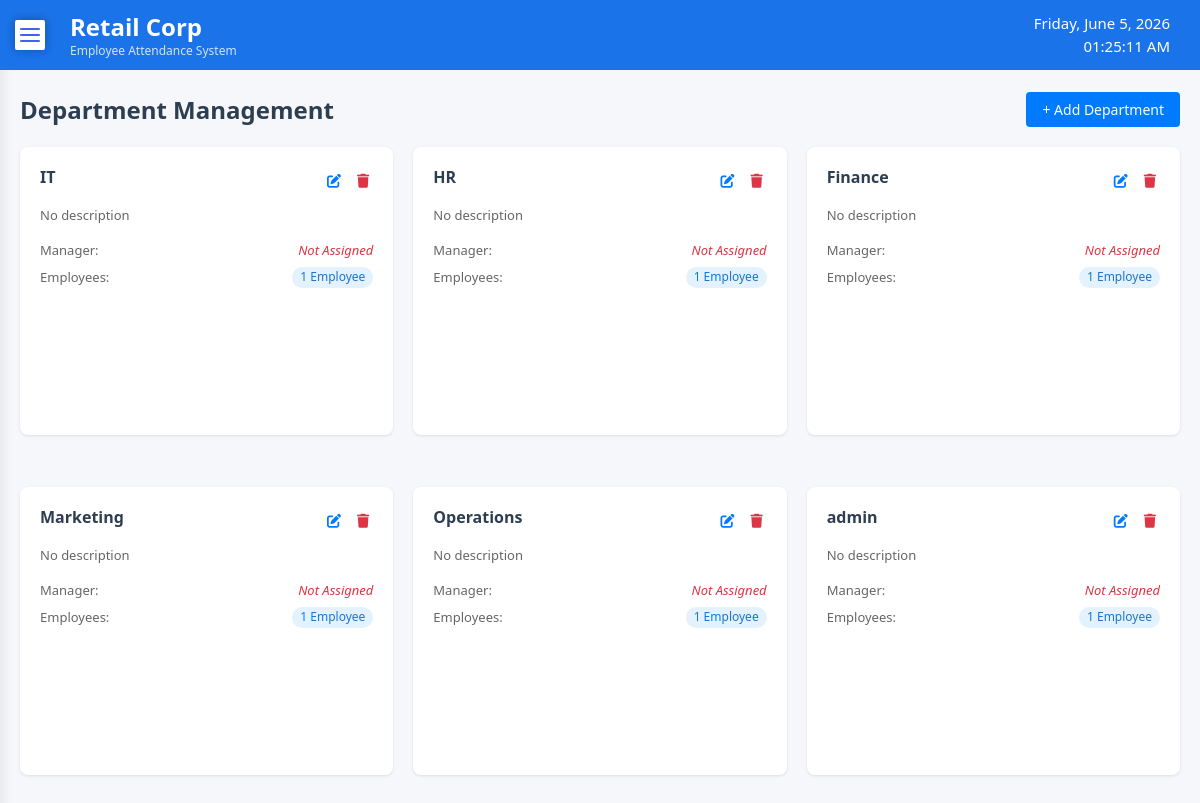
The page /admin/department_management.php (signed in) on the database its author committed.
### tables this page shows
CREATE TABLE IF NOT EXISTS departments (
    id INT AUTO_INCREMENT PRIMARY KEY,
    name VARCHAR(100) NOT NULL,
    description TEXT,
    shift_required BOOLEAN DEFAULT 0
);

### admin/department_management.php (the view, shortened to what this page needs)
<?php
require '../component/connection.php';
$stmt = $pdo->prepare("SELECT d.*, COUNT(e.employee_id) as employee_count,
                       GROUP_CONCAT(CASE WHEN e.user_type = 'manager' THEN e.name END) as manager_name
                       FROM departments d
                       LEFT JOIN employees e ON d.id = e.department_id
                       GROUP BY d.id");
$stmt->execute();
$departments = $stmt->fetchAll(PDO::FETCH_ASSOC);
?>
<!DOCTYPE html>
<html lang="en">
<head>
  <link rel="stylesheet" href="../css/department_management.css" />
  <link rel="stylesheet" href="https://cdnjs.cloudflare.com/ajax/libs/font-awesome/6.4.0/css/all.min.css" />
</head>
<body>
  <?php include 'sidebar.php'; ?>
  <div class="container">
    <div class="department_management-header">
      <h1>Department Management</h1>
      <button class="add-department-btn" onclick="window.location.href='?add=1'">
        + Add Department
      </button>
    </div>
    <div class="departments-grid" id="departmentsGrid">
      <?php foreach ($departments as $dept):
        $manager = !empty($dept['manager_name']) ? $dept['manager_name'] : null;
      ?>
      <div class="department-card">
        <div class="department-header">
          <h3 class="department-title"><?= htmlspecialchars($dept['name']) ?></h3>
          <div class="department-actions">
            <button class="action-btn edit-btn" onclick="window.location.href='?edit=<?= $dept['id'] ?>'" title="Edit Department">
              <i class="fa-solid fa-pen-to-square"></i>
            </button>
            <form method="post" style="display:inline;">
              <button type="submit" class="action-btn delete-btn" title="Delete Department" onclick="return confirm('Are you sure you want to delete this department?')">
                <i class="fa-solid fa-trash"></i>
              </button>
            </form>
          </div>
        </div>
        <p class="department-description"><?= htmlspecialchars($dept['description'] ?? 'No description') ?></p>
        <div class="department-info">
          <div class="info-row">
            <span class="info-label">Manager:</span>
            <span class="info-value <?= !$manager ? 'no-manager' : '' ?>">
              <?= $manager ? htmlspecialchars($manager) : 'Not Assigned' ?>
            </span>
          </div>
          <div class="info-row">
            <span class="info-label">Employees:</span>
            <span class="employee-count">
              <?= $dept['employee_count'] ?> Employee<?= $dept['employee_count'] != 1 ? 's' : '' ?>
            </span>
          </div>
        </div>
      </div>
      <?php endforeach; ?>
    </div>
  </div>
</body>
</html>

### admin/sidebar.php (shortened to what this page needs)
<!DOCTYPE html>
<html lang="en">
<head>
    <link rel="stylesheet" href="https://cdnjs.cloudflare.com/ajax/libs/font-awesome/6.0.0-beta3/css/all.min.css"/>
    <link rel="stylesheet" href="../css/sidebar.css" />
</head>
<body>
    <div class="header">
        <div class="left-header">
            <h1>Retail Corp</h1>
            <p>Employee Attendance System</p>
        </div>
        <div class="right-header">
            <div class="date" id="date"></div>
            <div class="time" id="time"></div>
        </div>
    </div>
    <label>
        <div class="toggle">
            <span class="top_line common"></span>
            <span class="middle_line common"></span>
            <span class="bottom_line common"></span>
        </div>
    </label>
</body>
</html>

### css/department_management.css (style rules this page uses)
* { margin: 0; padding: 0; box-sizing: border-box; }
body { font-family: 'Segoe UI', Tahoma, Geneva, Verdana, sans-serif; background-color: #f8f9fa; color: #333; line-height: 1.4; padding-top: 50px; }
.container { width: 100%; margin: 0 auto; padding: 20px; }
.department_management-header { display: flex; justify-content: space-between; align-items: center; margin-bottom: 20px; }
.department_management-header h1 { color: #2c3e50; font-size: 24px; font-weight: 600; }
.add-department-btn { background-color: #007bff; color: white; border: none; padding: 8px 16px; border-radius: 4px; cursor: pointer; font-size: 14px; display: flex; align-items: center; gap: 8px; flex-shrink: 0; }
.departments-grid { display: grid; grid-template-columns: repeat(3, 1fr); grid-template-rows: repeat(2, 1fr); gap: 20px; height: calc(100vh - 140px); }
.department-card { background: white; border-radius: 8px; padding: 20px; box-shadow: 0 1px 3px rgba(0,0,0,0.1); position: relative; transition: transform 0.2s ease, box-shadow 0.2s ease; height: 90%; }
.department-header { display: flex; justify-content: space-between; align-items: flex-start; margin-bottom: 12px; }
.department-title { font-size: 16px; font-weight: 600; color: #2c3e50; margin: 0; flex: 1; line-height: 1.3; }
.department-actions { display: flex; gap: 8px; margin-left: 10px; }
.action-btn { background: none; border: none; cursor: pointer; padding: 4px; border-radius: 4px; font-size: 14px; }
.edit-btn { color: #007bff; }
.delete-btn { color: #dc3545; }
.department-description { color: #666; font-size: 13px; margin-bottom: 16px; line-height: 1.4; }
.department-info { display: flex; flex-direction: column; gap: 8px; }
.info-row { display: flex; justify-content: space-between; align-items: center; font-size: 13px; }
.info-label { color: #666; font-weight: 500; }
.info-value { color: #2c3e50; font-weight: 500; }
.employee-count { background-color: #e3f2fd; color: #1976d2; padding: 2px 8px; border-radius: 12px; font-size: 12px; font-weight: 500; }
.no-manager { color: #dc3545; font-style: italic; }

### css/sidebar.css (style rules this page uses)
* { margin: 0; padding: 0; box-sizing: border-box; font-family: 'Segoe UI', Tahoma, Geneva, Verdana, sans-serif; }
body { background-color: #f5f7fb; }
.header { display: flex; justify-content: space-between; align-items: center; background-color: #1a73e8; color: white; padding: 15px 30px; position: fixed; width: 100%; top: 0; left: 0; z-index: 5; height: 70px; }
.left-header { margin-left: 40px; }
.left-header h1 { margin: 0; font-size: 24px; }
.left-header p { font-size: 12px; opacity: 0.8; }
.right-header { text-align: right; }
.right-header .date, .right-header .time { font-size: 15px; margin: 2px 0; font-weight: 500; }
.toggle { position: fixed; height: 30px; width: 30px; top: 20px; left: 15px; z-index: 10; cursor: pointer; border-radius: 2px; background-color: #fff; box-shadow: 0 0 10px rgba(0, 0, 0, 0.3); }
.toggle .top_line, .toggle .middle_line, .toggle .bottom_line { position: absolute; height: 2px; width: 20px; background-color: #4361ee; border-radius: 50px; transition: 0.3s ease; }
.toggle .top_line { top: 30%; left: 50%; transform: translate(-50%, -50%); }
.toggle .middle_line { top: 50%; left: 50%; transform: translate(-50%, -50%); }
.toggle .bottom_line { top: 70%; left: 50%; transform: translate(-50%, -50%); }

### rows shown on the page
departments: name "IT", description "No description", employee_count "1"
departments: name "HR", description "No description", employee_count "1"
departments: name "Finance", description "No description", employee_count "1"
departments: name "Marketing", description "No description", employee_count "1"
departments: name "Operations", description "No description", employee_count "1"
departments: name "admin", description "No description", employee_count "1"
